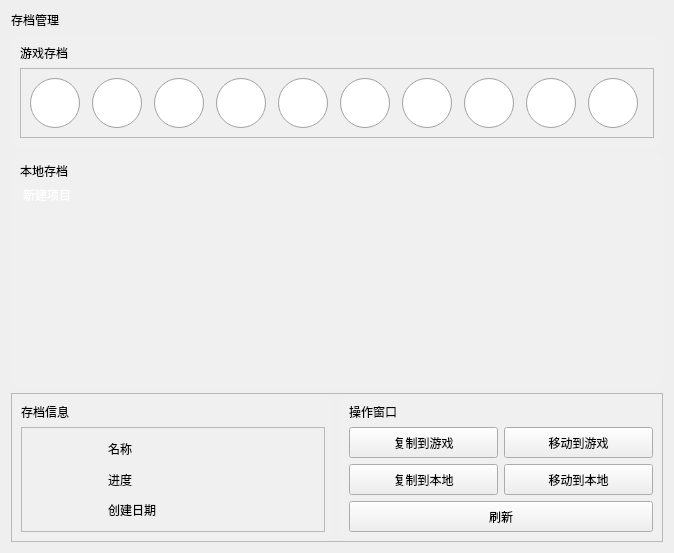
            <widget class="QWidget" name="page_2">
             <property name="styleSheet">
              <string notr="true">QWidget#page_2{
	background-color: transparent;
}</string>
             </property>
             <layout class="QVBoxLayout" name="verticalLayout_12" stretch="0,0,1,0">
              <item>
               <widget class="QLabel" name="label_5">
                <property name="styleSheet">
                 <string notr="true">font: 12pt &quot;Alibaba PuHuiTi 3.0&quot;;</string>
                </property>
                <property name="text">
                 <string>存档管理</string>
                </property>
               </widget>
              </item>
              <item>
               <widget class="QFrame" name="frame_5">
                <property name="styleSheet">
                 <string notr="true">QFrame#frame_5{
	border-radius:10px;
	background-color: rgba(255, 255, 255, 10);
}</string>
                </property>
                <property name="frameShape">
                 <enum>QFrame::StyledPanel</enum>
                </property>
                <property name="frameShadow">
                 <enum>QFrame::Raised</enum>
                </property>
                <layout class="QVBoxLayout" name="verticalLayout_2">
                 <item>
                  <widget class="QLabel" name="label_6">
                   <property name="styleSheet">
                    <string notr="true"/>
                   </property>
                   <property name="text">
                    <string>游戏存档</string>
                   </property>
                  </widget>
                 </item>
                 <item>
                  <widget class="QFrame" name="frame_9">
                   <property name="frameShape">
                    <enum>QFrame::StyledPanel</enum>
                   </property>
                   <property name="frameShadow">
                    <enum>QFrame::Raised</enum>
                   </property>
                   <layout class="QHBoxLayout" name="horizontalLayout_3">
                    <item>
                     <widget class="QRadioButton" name="radioButton">
                      <property name="styleSheet">
                       <string notr="true">
QRadioButton::indicator { 
	width: 50px;
	height: 50px;
}


QRadioButton::indicator::unchecked {
	border-image: url(:/Placeholding/Placeholding/10972.png);
	border-radius:25px;
	background-color: rgba(255, 255, 255, 100);
}

QRadioButton::indicator::checked {
	border-image: url(:/Placeholding/Placeholding/10972.png);
	border-radius:25px;
	background-color: rgb(83, 141, 217)
}

</string>
                      </property>
                      <property name="text">
                       <string/>
                      </property>
                      <property name="autoExclusive">
                       <bool>true</bool>
                      </property>
                      <property name="saveName" stdset="0">
                       <string/>
                      </property>
                      <attribute name="buttonGroup">
                       <string notr="true">buttonGroup</string>
                      </attribute>
                     </widget>
                    </item>
                    <item>
                     <widget class="QRadioButton" name="radioButton_2">
                      <property name="styleSheet">
                       <string notr="true">
QRadioButton::indicator { 
	width: 50px;
	height: 50px;
}


QRadioButton::indicator::unchecked {
	border-image: url(:/Placeholding/Placeholding/10972.png);
	border-radius:25px;
	background-color: rgba(255, 255, 255, 100);
}

QRadioButton::indicator::checked {
	border-image: url(:/Placeholding/Placeholding/10972.png);
	border-radius:25px;
	background-color: rgb(83, 141, 217)
}

</string>
                      </property>
                      <property name="text">
                       <string/>
                      </property>
                      <property name="autoExclusive">
                       <bool>true</bool>
                      </property>
                      <property name="saveName" stdset="0">
                       <string/>
                      </property>
                      <attribute name="buttonGroup">
                       <string notr="true">buttonGroup</string>
                      </attribute>
                     </widget>
                    </item>
                    <item>
                     <widget class="QRadioButton" name="radioButton_3">
                      <property name="styleSheet">
                       <string notr="true">
QRadioButton::indicator { 
	width: 50px;
	height: 50px;
}


QRadioButton::indicator::unchecked {
	border-image: url(:/Placeholding/Placeholding/10972.png);
	border-radius:25px;
	background-color: rgba(255, 255, 255, 100);
}

QRadioButton::indicator::checked {
	border-image: url(:/Placeholding/Placeholding/10972.png);
	border-radius:25px;
	background-color: rgb(83, 141, 217)
}

</string>
                      </property>
                      <property name="text">
                       <string/>
                      </property>
                      <property name="autoExclusive">
                       <bool>true</bool>
                      </property>
                      <property name="saveName" stdset="0">
                       <string/>
                      </property>
                      <attribute name="buttonGroup">
                       <string notr="true">buttonGroup</string>
                      </attribute>
                     </widget>
                    </item>
                    <item>
                     <widget class="QRadioButton" name="radioButton_4">
                      <property name="styleSheet">
                       <string notr="true">
QRadioButton::indicator { 
	width: 50px;
	height: 50px;
}


QRadioButton::indicator::unchecked {
	border-image: url(:/Placeholding/Placeholding/10972.png);
	border-radius:25px;
	background-color: rgba(255, 255, 255, 100);
}

QRadioButton::indicator::checked {
	border-image: url(:/Placeholding/Placeholding/10972.png);
	border-radius:25px;
	background-color: rgb(83, 141, 217)
}

</string>
                      </property>
                      <property name="text">
                       <string/>
                      </property>
                      <property name="autoExclusive">
                       <bool>true</bool>
                      </property>
                      <property name="saveName" stdset="0">
                       <string/>
                      </property>
                      <attribute name="buttonGroup">
                       <string notr="true">buttonGroup</string>
                      </attribute>
                     </widget>
                    </item>
                    <item>
                     <widget class="QRadioButton" name="radioButton_5">
                      <property name="styleSheet">
                       <string notr="true">
QRadioButton::indicator { 
	width: 50px;
	height: 50px;
}


QRadioButton::indicator::unchecked {
	border-image: url(:/Placeholding/Placeholding/10972.png);
	border-radius:25px;
	background-color: rgba(255, 255, 255, 100);
}

QRadioButton::indicator::checked {
	border-image: url(:/Placeholding/Placeholding/10972.png);
	border-radius:25px;
	background-color: rgb(83, 141, 217)
}

</string>
                      </property>
                      <property name="text">
                       <string/>
                      </property>
                      <property name="autoExclusive">
                       <bool>true</bool>
                      </property>
                      <property name="saveName" stdset="0">
                       <string/>
                      </property>
                      <attribute name="buttonGroup">
                       <string notr="true">buttonGroup</string>
                      </attribute>
                     </widget>
                    </item>
                    <item>
                     <widget class="QRadioButton" name="radioButton_6">
                      <property name="styleSheet">
                       <string notr="true">
QRadioButton::indicator { 
	width: 50px;
	height: 50px;
}


QRadioButton::indicator::unchecked {
	border-image: url(:/Placeholding/Placeholding/10972.png);
	border-radius:25px;
	background-color: rgba(255, 255, 255, 100);
}

QRadioButton::indicator::checked {
	border-image: url(:/Placeholding/Placeholding/10972.png);
	border-radius:25px;
	background-color: rgb(83, 141, 217)
}

</string>
                      </property>
                      <property name="text">
                       <string/>
                      </property>
                      <property name="autoExclusive">
                       <bool>true</bool>
                      </property>
                      <property name="saveName" stdset="0">
                       <string/>
                      </property>
                      <attribute name="buttonGroup">
                       <string notr="true">buttonGroup</string>
                      </attribute>
                     </widget>
                    </item>
                    <item>
                     <widget class="QRadioButton" name="radioButton_7">
                      <property name="styleSheet">
                       <string notr="true">
QRadioButton::indicator { 
	width: 50px;
	height: 50px;
}


QRadioButton::indicator::unchecked {
	border-image: url(:/Placeholding/Placeholding/10972.png);
	border-radius:25px;
	background-color: rgba(255, 255, 255, 100);
}

QRadioButton::indicator::checked {
	border-image: url(:/Placeholding/Placeholding/10972.png);
	border-radius:25px;
	background-color: rgb(83, 141, 217)
}

</string>
                      </property>
                      <property name="text">
                       <string/>
                      </property>
                      <property name="autoExclusive">
                       <bool>true</bool>
                      </property>
                      <property name="saveName" stdset="0">
                       <string/>
                      </property>
                      <attribute name="buttonGroup">
                       <string notr="true">buttonGroup</string>
                      </attribute>
                     </widget>
                    </item>
                    <item>
                     <widget class="QRadioButton" name="radioButton_8">
                      <property name="styleSheet">
                       <string notr="true">
QRadioButton::indicator { 
	width: 50px;
	height: 50px;
}


QRadioButton::indicator::unchecked {
	border-image: url(:/Placeholding/Placeholding/10972.png);
	border-radius:25px;
	background-color: rgba(255, 255, 255, 100);
}

QRadioButton::indicator::checked {
	border-image: url(:/Placeholding/Placeholding/10972.png);
	border-radius:25px;
	background-color: rgb(83, 141, 217)
}

</string>
                      </property>
                      <property name="text">
                       <string/>
                      </property>
                      <property name="autoExclusive">
                       <bool>true</bool>
                      </property>
                      <property name="saveName" stdset="0">
                       <string/>
                      </property>
                      <attribute name="buttonGroup">
                       <string notr="true">buttonGroup</string>
                      </attribute>
                     </widget>
                    </item>
                    <item>
                     <widget class="QRadioButton" name="radioButton_9">
                      <property name="styleSheet">
                       <string notr="true">
QRadioButton::indicator { 
	width: 50px;
	height: 50px;
}


QRadioButton::indicator::unchecked {
	border-image: url(:/Placeholding/Placeholding/10972.png);
	border-radius:25px;
	background-color: rgba(255, 255, 255, 100);
}

QRadioButton::indicator::checked {
	border-image: url(:/Placeholding/Placeholding/10972.png);
	border-radius:25px;
	background-color: rgb(83, 141, 217)
}

</string>
                      </property>
                      <property name="text">
                       <string/>
                      </property>
                      <property name="autoExclusive">
                       <bool>true</bool>
                      </property>
                      <property name="saveName" stdset="0">
                       <string/>
                      </property>
                      <attribute name="buttonGroup">
                       <string notr="true">buttonGroup</string>
                      </attribute>
                     </widget>
                    </item>
                    <item>
                     <widget class="QRadioButton" name="radioButton_10">
                      <property name="styleSheet">
                       <string notr="true">
QRadioButton::indicator { 
	width: 50px;
	height: 50px;
}


QRadioButton::indicator::unchecked {
	border-image: url(:/Placeholding/Placeholding/10972.png);
	border-radius:25px;
	background-color: rgba(255, 255, 255, 100);
}

QRadioButton::indicator::checked {
	border-image: url(:/Placeholding/Placeholding/10972.png);
	border-radius:25px;
	background-color: rgb(83, 141, 217)
}

</string>
                      </property>
                      <property name="text">
                       <string/>
                      </property>
                      <property name="autoExclusive">
                       <bool>true</bool>
                      </property>
                      <property name="saveName" stdset="0">
                       <string/>
                      </property>
                      <attribute name="buttonGroup">
                       <string notr="true">buttonGroup</string>
                      </attribute>
                     </widget>
                    </item>
                   </layout>
                  </widget>
                 </item>
                </layout>
               </widget>
              </item>
              <item>
               <widget class="QFrame" name="frame_11">
                <property name="styleSheet">
                 <string notr="true">QFrame#frame_11{
	border-radius:10px;
	background-color: rgba(255, 255, 255, 10);
}</string>
                </property>
                <property name="frameShape">
                 <enum>QFrame::StyledPanel</enum>
                </property>
                <property name="frameShadow">
                 <enum>QFrame::Raised</enum>
                </property>
                <layout class="QVBoxLayout" name="verticalLayout_10">
                 <item>
                  <widget class="QLabel" name="label_20">
                   <property name="styleSheet">
                    <string notr="true"/>
                   </property>
                   <property name="text">
                    <string>本地存档</string>
                   </property>
                  </widget>
                 </item>
                 <item>
                  <widget class="QListWidget" name="listWidget">
                   <property name="styleSheet">
                    <string notr="true">QListWidget{
	background-color: transparent;
	border:none;
	font: 11pt &quot;Alibaba PuHuiTi 3.0&quot;;
}

QListWidget::Item{
	color: rgb(255, 255, 255);
	padding-left:4px;
}

QListWidget::Item:hover{
	
	background-color: qlineargradient(spread:pad, x1:0, y1:0, x2:0.068, y2:0, stop:0 rgba(0, 123, 201, 255), stop:0.495 rgba(0, 123, 201, 255), stop:0.505 rgba(0, 153, 192, 255), stop:1 rgba(0, 149, 193, 255))
}

QListWidget::Item:selected{
	background-color: qlineargradient(spread:pad, x1:0, y1:0, x2:0.068, y2:0, stop:0 rgba(0, 123, 201, 255), stop:0.495 rgba(0, 123, 201, 255), stop:0.505 rgba(0, 153, 192, 255), stop:1 rgba(0, 149, 193, 255));
	
	color: rgb(216, 216, 216);
}

QListWidget:focus{
	outline:none;
}

 QScrollBar:vertical {
          border-width: 0px;
          border: none;
          background:rgba(64, 65, 79, 0);
          width:12px;
          margin: 0px 0px 0px 0px;
      }
      QScrollBar::handle:vertical {
          background: qlineargradient(spread:pad, x1:0, y1:0, x2:0, y2:1, stop:0 rgba(20, 154, 198, 255), stop:1 rgba(0, 0, 0,0));
          min-height: 20px;
          max-height: 20px;
          margin: 0 0px 0 0px;
          border-radius: 6px;
      }
      QScrollBar::add-line:vertical {
          background: qlineargradient(x1:0, y1:0, x2:1, y2:0,
          stop: 0 rgba(64, 65, 79, 0), stop: 0.5 rgba(64, 65, 79, 0),  stop:1 rgba(64, 65, 79, 0));
          height: 0px;
          border: none;
          subcontrol-position: bottom;
          subcontrol-origin: margin;
      }
      QScrollBar::sub-line:vertical {
          background: qlineargradient(x1:0, y1:0, x2:1, y2:0,
          stop: 0  rgba(64, 65, 79, 0), stop: 0.5 rgba(64, 65, 79, 0),  stop:1 rgba(64, 65, 79, 0));
          height: 0 px;
          border: none;
          subcontrol-position: top;
          subcontrol-origin: margin;
      }
      QScrollBar::sub-page:vertical {
      background: rgba(64, 65, 79, 0);
      }

      QScrollBar::add-page:vertical {
      background: rgba(64, 65, 79, 0);
      }
</string>
                   </property>
                   <item>
                    <property name="text">
                     <string>新建项目</string>
                    </property>
                    <property name="icon">
                     <iconset resource="resource/resource.qrc">
                      <normaloff>:/Placeholding/Placeholding/10972.png</normaloff>:/Placeholding/Placeholding/10972.png</iconset>
                    </property>
                   </item>
                  </widget>
                 </item>
                </layout>
               </widget>
              </item>
              <item>
               <widget class="QFrame" name="frame_12">
                <property name="frameShape">
                 <enum>QFrame::StyledPanel</enum>
                </property>
                <property name="frameShadow">
                 <enum>QFrame::Raised</enum>
                </property>
                <layout class="QHBoxLayout" name="horizontalLayout_7">
                 <property name="leftMargin">
                  <number>0</number>
                 </property>
                 <property name="topMargin">
                  <number>0</number>
                 </property>
                 <property name="rightMargin">
                  <number>0</number>
                 </property>
                 <property name="bottomMargin">
                  <number>0</number>
                 </property>
                 <item>
                  <widget class="QFrame" name="frame">
                   <property name="styleSheet">
                    <string notr="true">QFrame#frame{
	background-color: rgba(255, 255, 255, 10);
	border-radius:10px;
}</string>
                   </property>
                   <layout class="QVBoxLayout" name="verticalLayout_9" stretch="0,1">
                    <item>
                     <widget class="QLabel" name="label_16">
                      <property name="text">
                       <string>存档信息</string>
                      </property>
                     </widget>
                    </item>
                    <item>
                     <widget class="QFrame" name="frame_10">
                      <property name="frameShape">
                       <enum>QFrame::StyledPanel</enum>
                      </property>
                      <property name="frameShadow">
                       <enum>QFrame::Raised</enum>
                      </property>
                      <layout class="QHBoxLayout" name="horizontalLayout_6">
                       <item>
                        <widget class="QWidget" name="widget_2" native="true">
                         <property name="minimumSize">
                          <size>
                           <width>71</width>
                           <height>71</height>
                          </size>
                         </property>
                         <property name="maximumSize">
                          <size>
                           <width>71</width>
                           <height>71</height>
                          </size>
                         </property>
                         <property name="styleSheet">
                          <string notr="true">border-image: url(:/Placeholding/Placeholding/10972.png);</string>
                         </property>
                        </widget>
                       </item>
                       <item>
                        <layout class="QVBoxLayout" name="verticalLayout_8">
                         <item>
                          <widget class="QLabel" name="label_17">
                           <property name="text">
                            <string>名称</string>
                           </property>
                          </widget>
                         </item>
                         <item>
                          <widget class="QLabel" name="label_18">
                           <property name="text">
                            <string>进度</string>
                           </property>
                          </widget>
                         </item>
                         <item>
                          <widget class="QLabel" name="label_19">
                           <property name="text">
                            <string>创建日期</string>
                           </property>
                          </widget>
                         </item>
                        </layout>
                       </item>
                      </layout>
                     </widget>
                    </item>
                   </layout>
                  </widget>
                 </item>
                 <item>
                  <widget class="QFrame" name="frame_13">
                   <property name="styleSheet">
                    <string notr="true">QFrame#frame_13{
	background-color: rgba(255, 255, 255, 10);
	border-radius:10px;
}</string>
                   </property>
                   <layout class="QVBoxLayout" name="verticalLayout_11" stretch="0,1,0">
                    <item>
                     <widget class="QLabel" name="label_21">
                      <property name="text">
                       <string>操作窗口</string>
                      </property>
                     </widget>
                    </item>
                    <item>
                     <layout class="QGridLayout" name="gridLayout_5">
                      <item row="1" column="1">
                       <widget class="QPushButton" name="pushButton_7">
                        <property name="minimumSize">
                         <size>
                          <width>91</width>
                          <height>31</height>
                         </size>
                        </property>
                        <property name="text">
                         <string>移动到本地</string>
                        </property>
                       </widget>
                      </item>
                      <item row="0" column="1">
                       <widget class="QPushButton" name="pushButton_5">
                        <property name="minimumSize">
                         <size>
                          <width>91</width>
                          <height>31</height>
                         </size>
                        </property>
                        <property name="text">
                         <string>移动到游戏</string>
                        </property>
                       </widget>
                      </item>
                      <item row="0" column="0">
                       <widget class="QPushButton" name="pushButton_4">
                        <property name="minimumSize">
                         <size>
                          <width>91</width>
                          <height>31</height>
                         </size>
                        </property>
                        <property name="text">
                         <string>复制到游戏</string>
                        </property>
                       </widget>
                      </item>
                      <item row="1" column="0">
                       <widget class="QPushButton" name="pushButton_6">
                        <property name="minimumSize">
                         <size>
                          <width>91</width>
                          <height>31</height>
                         </size>
                        </property>
                        <property name="text">
                         <string>复制到本地</string>
                        </property>
                       </widget>
                      </item>
                     </layout>
                    </item>
                    <item>
                     <widget class="QPushButton" name="pushButton_8">
                      <property name="minimumSize">
                       <size>
                        <width>0</width>
                        <height>31</height>
                       </size>
                      </property>
                      <property name="text">
                       <string>刷新</string>
                      </property>
                     </widget>
                    </item>
                   </layout>
                  </widget>
                 </item>
                </layout>
               </widget>
              </item>
             </layout>
            </widget>
